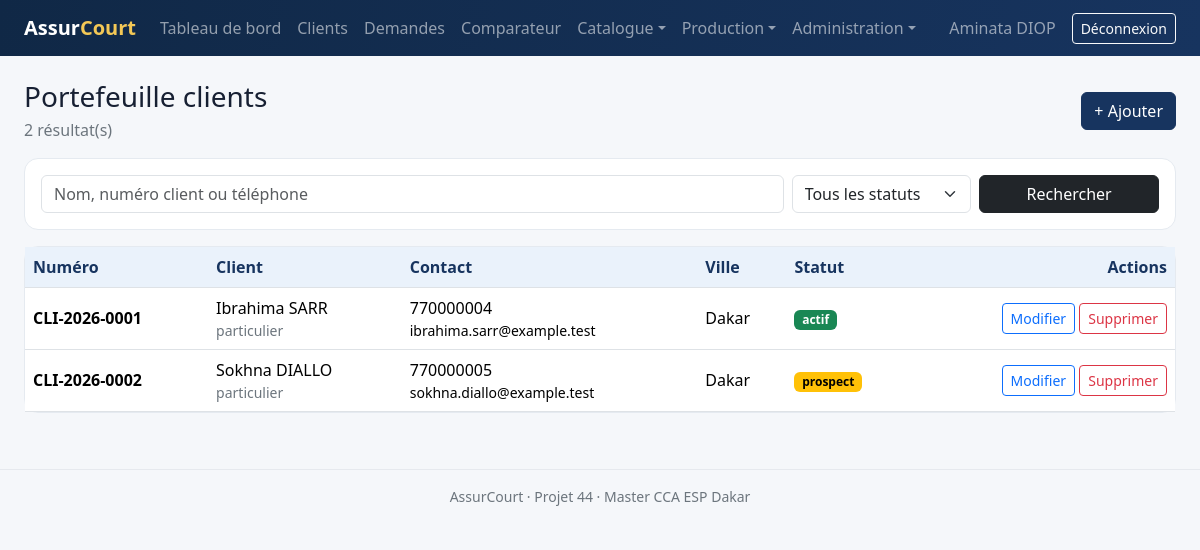
The app's page /public/clients/index.php (signed in) with its own data.
### tables this page shows
CREATE TABLE clients (
    id BIGINT UNSIGNED AUTO_INCREMENT PRIMARY KEY,
    agent_id BIGINT UNSIGNED NULL,
    numero_client VARCHAR(30) NOT NULL UNIQUE,
    type_client ENUM('particulier','entreprise') NOT NULL DEFAULT 'particulier',
    nom VARCHAR(100) NULL,
    prenom VARCHAR(120) NULL,
    raison_sociale VARCHAR(190) NULL,
    date_naissance DATE NULL,
    email VARCHAR(190) NULL,
    telephone VARCHAR(30) NOT NULL,
    adresse VARCHAR(255) NULL,
    ville VARCHAR(100) NULL,
    profession VARCHAR(120) NULL,
    statut ENUM('prospect','actif','inactif') NOT NULL DEFAULT 'prospect',
    created_at TIMESTAMP NOT NULL DEFAULT CURRENT_TIMESTAMP,
    updated_at TIMESTAMP NOT NULL DEFAULT CURRENT_TIMESTAMP ON UPDATE CURRENT_TIMESTAMP,
    INDEX idx_client_recherche (nom, prenom, raison_sociale),
    INDEX idx_client_statut (statut),
    CONSTRAINT fk_client_agent FOREIGN KEY (agent_id) REFERENCES utilisateurs(id) ON DELETE SET NULL
);

### includes/helpers.php (called while the page is built, shortened)
<?php
function e(?string $value): string
{
    return htmlspecialchars($value ?? '', ENT_QUOTES | ENT_SUBSTITUTE, 'UTF-8');
}

### public/clients/index.php (the view, shortened to what this page needs)
<?php
$db=Database::connection(); $q=trim((string)($_GET['q']??'')); $statut=(string)($_GET['statut']??'');
$page=max(1,(int)($_GET['page']??1)); $perPage=20; $where=[]; $params=[];
$sqlWhere=$where?' WHERE '.implode(' AND ',$where):'';
$count=$db->prepare('SELECT COUNT(*) FROM clients c'.$sqlWhere); $count->execute($params); $total=(int)$count->fetchColumn(); $pages=max(1,(int)ceil($total/$perPage)); $page=min($page,$pages);
$stmt=$db->prepare("SELECT c.*, CONCAT(u.prenom,' ',u.nom) agent FROM clients c LEFT JOIN utilisateurs u ON u.id=c.agent_id $sqlWhere ORDER BY c.created_at DESC LIMIT :limit OFFSET :offset");
foreach($params as $key=>$value) $stmt->bindValue(':'.$key,$value); $stmt->bindValue(':limit',$perPage,PDO::PARAM_INT); $stmt->bindValue(':offset',($page-1)*$perPage,PDO::PARAM_INT); $stmt->execute(); $clients=$stmt->fetchAll();
$title='Clients'; require __DIR__.'/../../includes/header.php';
?>
<div class="d-flex flex-wrap justify-content-between align-items-center gap-2 mb-3"><div><h1 class="h3 mb-1">Portefeuille clients</h1><p class="text-secondary mb-0"><?= $total ?> résultat(s)</p></div><a class="btn btn-primary" href="form.php">+ Ajouter</a></div>
<form class="card card-body mb-3" method="get"><div class="row g-2"><div class="col-md-8"><input class="form-control" name="q" value="<?= e($q) ?>" placeholder="Nom, numéro client ou téléphone"></div><div class="col-md-2"><select class="form-select" name="statut"><option value="">Tous les statuts</option></select></div><div class="col-md-2"><button class="btn btn-dark w-100">Rechercher</button></div></div></form>
<div class="card"><div class="table-responsive"><table class="table table-hover align-middle mb-0"><thead><tr><th>Numéro</th><th>Client</th><th>Contact</th><th>Ville</th><th>Statut</th><th class="text-end">Actions</th></tr></thead><tbody>
<?php foreach($clients as $c): $display=$c['type_client']==='entreprise'?$c['raison_sociale']:trim($c['prenom'].' '.$c['nom']); ?><tr><td class="fw-semibold"><?= e($c['numero_client']) ?></td><td><?= e($display) ?><div class="small text-secondary"><?= e($c['type_client']) ?></div></td><td><?= e($c['telephone']) ?><div class="small"><?= e($c['email']) ?></div></td><td><?= e($c['ville']) ?></td><td><span class="badge text-bg-<?= $c['statut']==='actif'?'success':($c['statut']==='prospect'?'warning':'secondary') ?>"><?= e($c['statut']) ?></span></td><td class="text-end"><a class="btn btn-sm btn-outline-primary" href="form.php?id=<?= (int)$c['id'] ?>">Modifier</a> <form method="post" action="delete.php" class="d-inline" data-confirm="Supprimer ce client ?"><?= csrf_field() ?><input type="hidden" name="id" value="<?= (int)$c['id'] ?>"><button class="btn btn-sm btn-outline-danger">Supprimer</button></form></td></tr><?php endforeach; ?>
</tbody></table></div></div>
<?php require __DIR__.'/../../includes/footer.php'; ?>

### public/assets/css/app.css (style rules this page uses)
:root { --navy:#17345f;--blue:#2f6fae;--pale:#eaf2fb;--gold:#d4a72c;--ink:#172033 }
body { background:#f5f7fa;color:var(--ink);font-family:system-ui,-apple-system,"Segoe UI",sans-serif }
.card { border:1px solid #e5eaf0;border-radius:14px }
.btn-primary { background:var(--navy);border-color:var(--navy) }
.table thead th { background:var(--pale);color:var(--navy);white-space:nowrap }

### records on screen
clients: numero_client "CLI-2026-0001", display "Ibrahima SARR", type_client "particulier", telephone "770000004", email "ibrahima.sarr@example.test", ville "Dakar", statut "actif"
clients: numero_client "CLI-2026-0002", display "Sokhna DIALLO", type_client "particulier", telephone "770000005", email "sokhna.diallo@example.test", ville "Dakar", statut "prospect"

### other values on screen
$_SESSION['user']['prenom'].' '.$_SESSION['user']['nom'] "Aminata DIOP"
$total "2"
